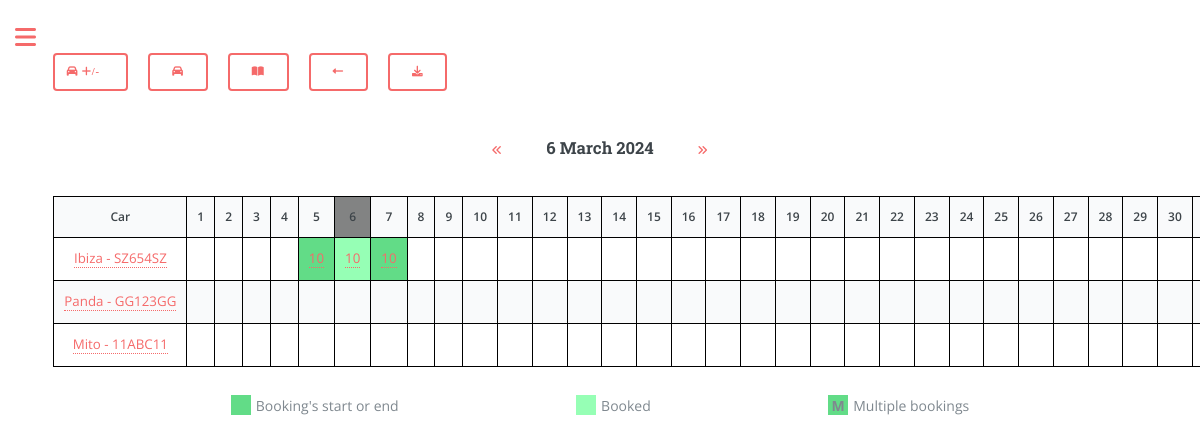
Screenshot of /calendar (signed in) with the database file from the repository.
### app/models.py (models this page shows, shortened)
class Car(db.Model):
    plate = db.Column(db.String(8), primary_key=True, index=True, unique=True)
    make = db.Column(db.String(15), index=True)
    model = db.Column(db.String(15), index=True)
    fuel = db.Column(db.String(8), index=True)
    year = db.Column(db.Integer, index=True)
    cc = db.Column(db.Integer, index=True)
    user_id = db.Column(db.Integer, db.ForeignKey('user.id'))
    days = db.Column(db.Integer, default=0, index=True)
    money = db.Column(db.Integer, default=0, index=True) # Referred as 'revenue'
    car_cost = db.Column(db.Integer, default=0, index=True)
    insurance_cost = db.Column(db.Float, default=0, index=True)
    insurance_expiry_date = db.Column(db.DateTime)
    mot_cost = db.Column(db.Float, default=0, index=True)
    mot_expiry_date = db.Column(db.DateTime)
    road_tax_cost = db.Column(db.Float, default=0, index=True)
    road_tax_expiry_date = db.Column(db.DateTime)
    renewal = db.relationship('Renewal', backref='car', lazy='dynamic')
    km = db.Column(db.Integer, default=0, index=True)

class Booking(db.Model):
    id = db.Column(db.Integer, primary_key=True)
    start_datetime = db.Column(db.DateTime, nullable=False)
    end_datetime = db.Column(db.DateTime, nullable=False)
    car_plate = db.Column(db.String(8), db.ForeignKey('car.plate'), nullable=False)
    user_id = db.Column(db.Integer, db.ForeignKey('user.id'), nullable=False)
    note = db.Column(db.String(160))
    money = db.Column(db.Integer, default=0, index=True)
    km = db.Column(db.Integer, default=0, index=True) # Car's kilometres when booking
    car = db.relationship('Car', backref='bookings', lazy=True)
    contact_id = db.Column(db.Integer, db.ForeignKey('contacts.id', name='booking_contacts_id'), nullable=True)
    group_id = db.Column(db.Integer, db.ForeignKey('groups.id', name='booking_group'), nullable=True)
    group = db.relationship('Groups', back_populates='bookings', lazy=True)

### app/routes.py (the view, shortened to what this page needs)
@app.route('/calendar', methods=['GET', 'POST'])
@requires_verification
def calendar():
    current_date = datetime.now()
    current_day = datetime.now().day
    current_month = datetime.now().strftime("%B %Y")
    first_day_of_month = current_date.replace(day=1)
    last_day_of_month = (current_date.replace(day=28) + timedelta(days=4)).replace(day=1) - timedelta(days=1)
    days_in_month = cal.monthrange(datetime.now().year, datetime.now().month)[1]
    is_current_month = True
    user_cars = current_user.garage.all()
    user_bookings = Booking.query.filter(
        (Booking.user_id == current_user.id) &
        (
            (Booking.start_datetime <= last_day_of_month) |  # Start date is within the current month
            (Booking.end_datetime >= first_day_of_month)    # End date is within the current month
        )
    ).all()
    booking_data = defaultdict(lambda: defaultdict(list))
    for booking in user_bookings:
        start_day = booking.start_datetime.day
        end_day = booking.end_datetime.day
        car_plate = booking.car_plate
        if end_day < start_day:
            end_day = current_date.replace(day=days_in_month).day
        for day in range(start_day, end_day + 1):  # Include end_day in the range
            if first_day_of_month <= booking.start_datetime <= last_day_of_month:
                booking_data[day][car_plate].append(booking)  # Store booking objects
    return render_template('calendar.html' if current_user.language == 'en' else f'calendar_{current_user.language}.html', is_current_month=is_current_month,
                            cars=user_cars, booking_data=booking_data, current_month=current_month, current_day=current_day, current_date=current_date, datetime=datetime,
                            days_in_month=days_in_month, user_name=current_user.username if current_user.is_authenticated else None)

### app/decorator.py (called while the page is built)
def requires_verification(func):
    @wraps(func)
    def decorated_function(*args, **kwargs):
        if not current_user.is_authenticated:
            flash('You need to log in to access this page.', 'warning')
            return redirect(url_for('login'))  # Redirect to login page
        elif not current_user.is_verified:
            flash('You need to verify your account to access this page.', 'warning')
            return redirect(url_for('confirm_email'))  # Redirect to account verification page
        return func(*args, **kwargs)
    return decorated_function

### app/models.py (called while the page is built)
@login.user_loader
def load_user(id):
    return User.query.get(int(id))

### app/templates/calendar.html (shortened to what this page needs)
{% if current_user.language == 'en' %}
    {% extends "index.html" %}
{% else %}
    {% extends "index_" + current_user.language + ".html" %}
{% endif %}
{% block content %}
    <link rel="stylesheet" href="{{ url_for('static', filename='css/custom.css') }}">
    <div class="row">
        <form action="{{ url_for('garage_manage') }}" method="get">
            <button type="submit" title="Add or Delete a Car" style="width: 75px;"><i class="fa-solid fa-car" style="margin-left: -15px;"> +/-</i></button>
        </form>
        <form action="{{ url_for('garage_car') }}" method="get">
            <button type="submit" title="Manage a Car"><i class="fa-solid fa-car"></i></button>
        </form>
        <form action="{{ url_for('bookings_manage') }}" method="get">
            <button type="submit" title="Manage Bookings"><i class="fa-solid fa-book-open"></i></button>
        </form>
        <form action="{{ url_for('overview') }}" method="get">
            <button type="submit" title="Calendar View"><i class="fa-solid fa-left-long"></i></button>
        </form>
        {% if is_current_month %}
        <form action="{{ url_for('calendar') }}" method="POST">
            <button type="submit" name="calendar_download" title="Download Calendar"><i class="fa fa-download"></i></button>
        </form>
        {% endif %}
    </div>
    <div class="row" style="display: flex; align-items: center;">
        <form action="{{ url_for('calendar') }}" method="POST" style="margin-left: auto; margin-top: 15px;">
            <button type="submit" title="Previous Month" name="prev_month" value="{{ current_month }}" style="border: none; background-color: transparent; box-shadow: none;">
                <i class="fa-solid fa-angles-left"></i>
            </button>
        </form>
        <div class="current-month">
            <h3 style="margin-top: 0;">{{ current_day if is_current_month else '' }} {{ current_month }}</h3>
        </div>
        <form action="{{ url_for('calendar') }}" method="POST" style="margin-right: auto; margin-top: 15px;">
            <button type="submit" title="Next Month" name="next_month" value="{{ current_month }}" style="border: none; background-color: transparent; box-shadow: none;">
                <i class="fa-solid fa-angles-right"></i>
            </button>
        </form>
    </div>
    <table class="calendar">
        <tr>
            <th>Car</th>
            {% for day in range(1, days_in_month + 1) %}
                {% if day == current_day and is_current_month %}
                    <th class="current-day">{{ day }}</th>
                {% else %}
                    <th>{{ day }}</th>
                {% endif %}
            {% endfor %}
        </tr>
        {% for car in cars %}
            <tr>
                <td class="car"><a href="{{ url_for('garage_car', car_plate=car.plate ) }}">{{ car.model }} - {{ car.plate }}</a></td>
                {% for day in range(1, days_in_month + 1) %}
                    {% if booking_data[day][car.plate] %}
                        {% set booking = booking_data[day][car.plate] %}
                        {% if booking | length == 1 %}
                            {% if booking[0].start_datetime.day == day or booking[0].end_datetime.day == day %}
                        <td class="booked-start-finish" title="Booking ID: {{ booking[0].id }}&#10;Start Date: {{ booking[0].start_datetime.strftime('%d/%m, %H:%M') }}&#10;End Date: {{ booking[0].end_datetime.strftime('%d/%m, %H:%M') }}">
                            <a href="{{ url_for('bookings_manage', booking_id=booking[0].id) }}">{{ booking[0].id }}</a>
                        </td>
                            {% else %}
                        <td class="booked-single" title="Booking ID: {{ booking[0].id }}&#10;Start Date: {{ booking[0].start_datetime.strftime('%d/%m, %H:%M') }}&#10;End Date: {{ booking[0].end_datetime.strftime('%d/%m, %H:%M') }}">
                            <a href="{{ url_for('bookings_manage', booking_id=booking[0].id) }}">{{ booking[0].id }}</a>
                            {% endif %}
                        </td>
                        {% else %}
                            <td></td>
                        {% endif %}
                    {% else %}
                        <td></td>
                    {% endif %}
                {% endfor %}
            </tr>
        {% endfor %}
    </table>
    <div class="legend">
        <div class="legend-item">
            <div class="legend-color" style="background-color: rgba(0, 199, 60, 0.616);"></div>
            <div class="legend-text">Booking's start or end</div>
        </div>
        <div class="legend-item">
            <div class="legend-color" style="background-color: rgba(0, 255, 76, 0.411);"></div>
            <div class="legend-text">Booked</div>
        </div>
        <div class="legend-item">
            <div class="legend-color" style="background-color: rgba(0, 199, 60, 0.616);">
                <div class="legend-text">M</div>
            </div>
            <div class="legend-text">Multiple bookings</div>
        </div>
    </div>
{% endblock %}

### app/static/css/main.css (style rules this page uses)
html, body, div, span, applet, object, iframe, h1, h2, h3, h4, h5, h6, p, blockquote, pre, a, abbr, acronym, address, big, cite, code, del, dfn, em, img, ins, kbd, q, s, samp, small, strike, strong, sub, sup, tt, var, b, u, i, center, dl, dt, dd, ol, ul, li, fieldset, form, label, legend, table, caption, tbody, tfoot, thead, tr, th, td, article, aside, canvas, details, embed, figure, figcaption, footer, header, hgroup, menu, nav, output, ruby, section, summary, time, mark, audio, video { margin: 0; padding: 0; border: 0; font-size: 100%; font: inherit; vertical-align: baseline; }
body { line-height: 1; }
table { border-collapse: collapse; border-spacing: 0; }
body { -webkit-text-size-adjust: none; }
body { -ms-overflow-style: scrollbar; }
html { box-sizing: border-box; }
*, *:before, *:after { box-sizing: inherit; }
body { background: #ffffff; }
body, input, select, textarea { color: #7f888f; font-family: "Open Sans", sans-serif; font-size: 13pt; font-weight: 400; line-height: 1.65; }
@media screen and (max-width: 1680px) { body, input, select, textarea { font-size: 11pt; } }
@media screen and (max-width: 1280px) { body, input, select, textarea { font-size: 10pt; } }
a { -moz-transition: color 0.2s ease-in-out, border-bottom-color 0.2s ease-in-out; -webkit-transition: color 0.2s ease-in-out, border-bottom-color 0.2s ease-in-out; -ms-transition: color 0.2s ease-in-out, border-bottom-color 0.2s ease-in-out; transition: color 0.2s ease-in-out, border-bottom-color 0.2s ease-in-out; border-bottom: dotted 1px; color: #f56a6a; text-decoration: none; }
em, i { font-style: italic; }
h1, h2, h3, h4, h5, h6 { color: #3d4449; font-family: "Roboto Slab", serif; font-weight: 700; line-height: 1.5; margin: 0 0 1em 0; }
h3 { font-size: 1.25em; }
.row { display: flex; flex-wrap: wrap; box-sizing: border-box; align-items: stretch; }
.row > * { box-sizing: border-box; }
.row { margin-top: 0; margin-left: -1.5em; }
.row > * { padding: 0 0 0 1.5em; }
@media screen and (max-width: 1680px) { .row { display: flex; flex-wrap: wrap; box-sizing: border-box; align-items: stretch; } }
@media screen and (max-width: 1680px) { .row > * { box-sizing: border-box; } }
@media screen and (max-width: 1680px) { .row { margin-top: 0; margin-left: -1.5em; } }
@media screen and (max-width: 1680px) { .row > * { padding: 0 0 0 1.5em; } }
@media screen and (max-width: 1280px) { .row { display: flex; flex-wrap: wrap; box-sizing: border-box; align-items: stretch; } }
@media screen and (max-width: 1280px) { .row > * { box-sizing: border-box; } }
@media screen and (max-width: 1280px) { .row { margin-top: 0; margin-left: -1.5em; } }
@media screen and (max-width: 1280px) { .row > * { padding: 0 0 0 1.5em; } }
form { margin: 0 0 2em 0; }
table { margin: 0 0 2em 0; width: 100%; }
table tbody tr { border: solid 1px rgba(210, 215, 217, 0.75); border-left: 0; border-right: 0; }
table tbody tr:nth-child(2n + 1) { background-color: rgba(230, 235, 237, 0.25); }
table td { padding: 0.75em 0.75em; }
table th { color: #3d4449; font-size: 0.9em; font-weight: 600; padding: 0 0.75em 0.75em 0.75em; text-align: left; }
input[type="submit"], input[type="reset"], input[type="button"], button, .button { -moz-appearance: none; -webkit-appearance: none; -ms-appearance: none; appearance: none; -moz-transition: background-color 0.2s ease-in-out, color 0.2s ease-in-out; -webkit-transition: background-color 0.2s ease-in-out, color 0.2s ease-in-out; -ms-transition: background-color 0.2s ease-in-out, color 0.2s ease-in-out; transition: background-color 0.2s ease-in-out, color 0.2s ease-in-out; background-color: transparent; border-radius: 0.375em; border: 0; box-shadow: inset 0 0 0 2px #f56a6a; color: #f56a6a !important; cursor: pointer; display: inline-block; font-family: "Roboto Slab", serif; font-size: 0.8em; font-weight: 700; height: 3.5em; letter-spacing: 0.075em; line-height: 3.5em; padding: 0 2.25em; text-align: center; text-decoration: none; text-transform: uppercase; white-space: nowrap; }

### rows the page displays
Car: model "Ibiza", plate "SZ654SZ"
Booking: id "10" "10", id "10"
Car: model "Panda", plate "GG123GG"
Car: model "Mito", plate "11ABC11"

### other values shown
{{ day }} "1" "2" "3" "4" "5" "7" "8" "9" "10" "11" "12" "13" "14" "15" "16" "17" "18" "19" "20" "21" "22" "23" "24" "25" "26" "27" "28" "29" "30"
{{ day }} "6"
